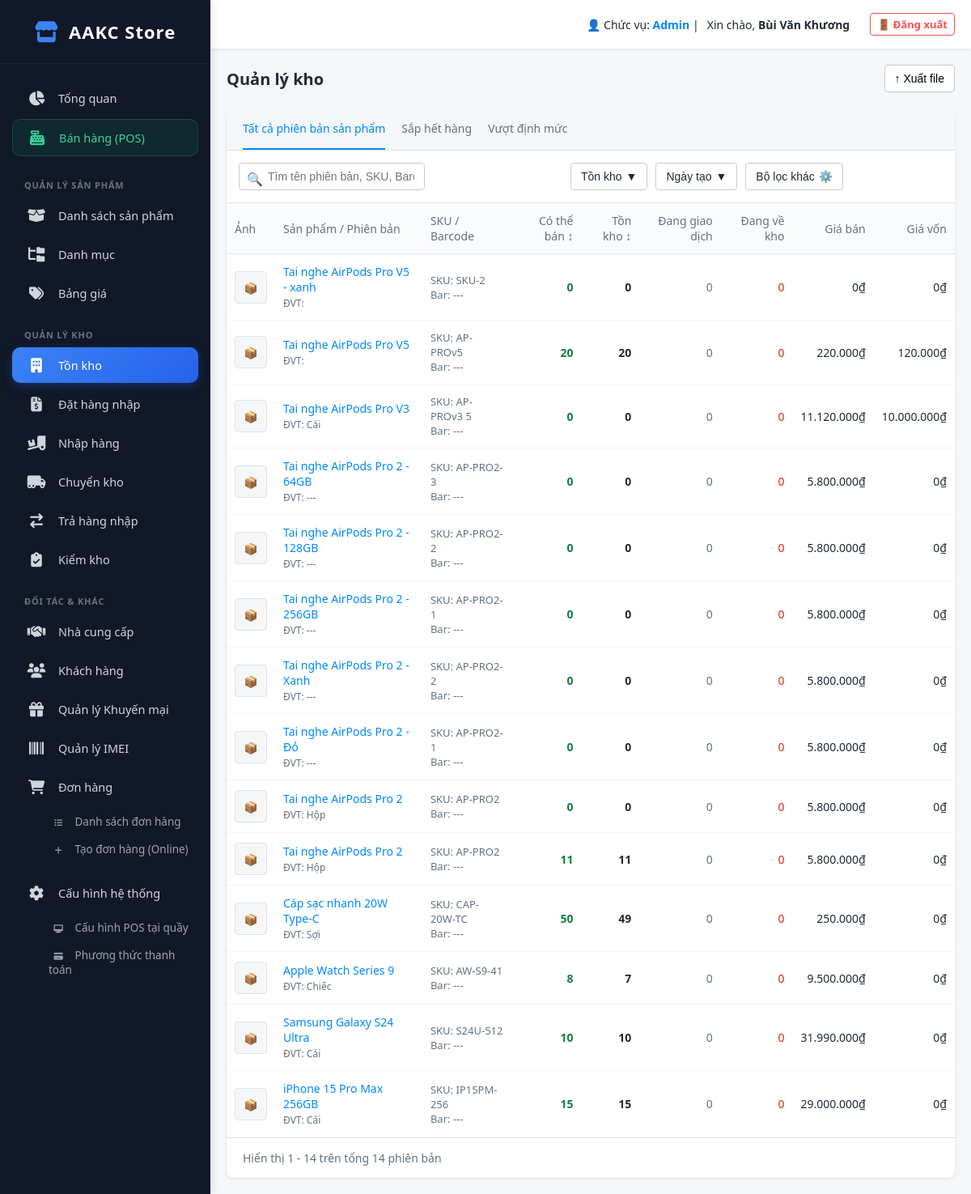
/index.php?action=inventory_list (signed in), run on an earlier commit of the app's database.
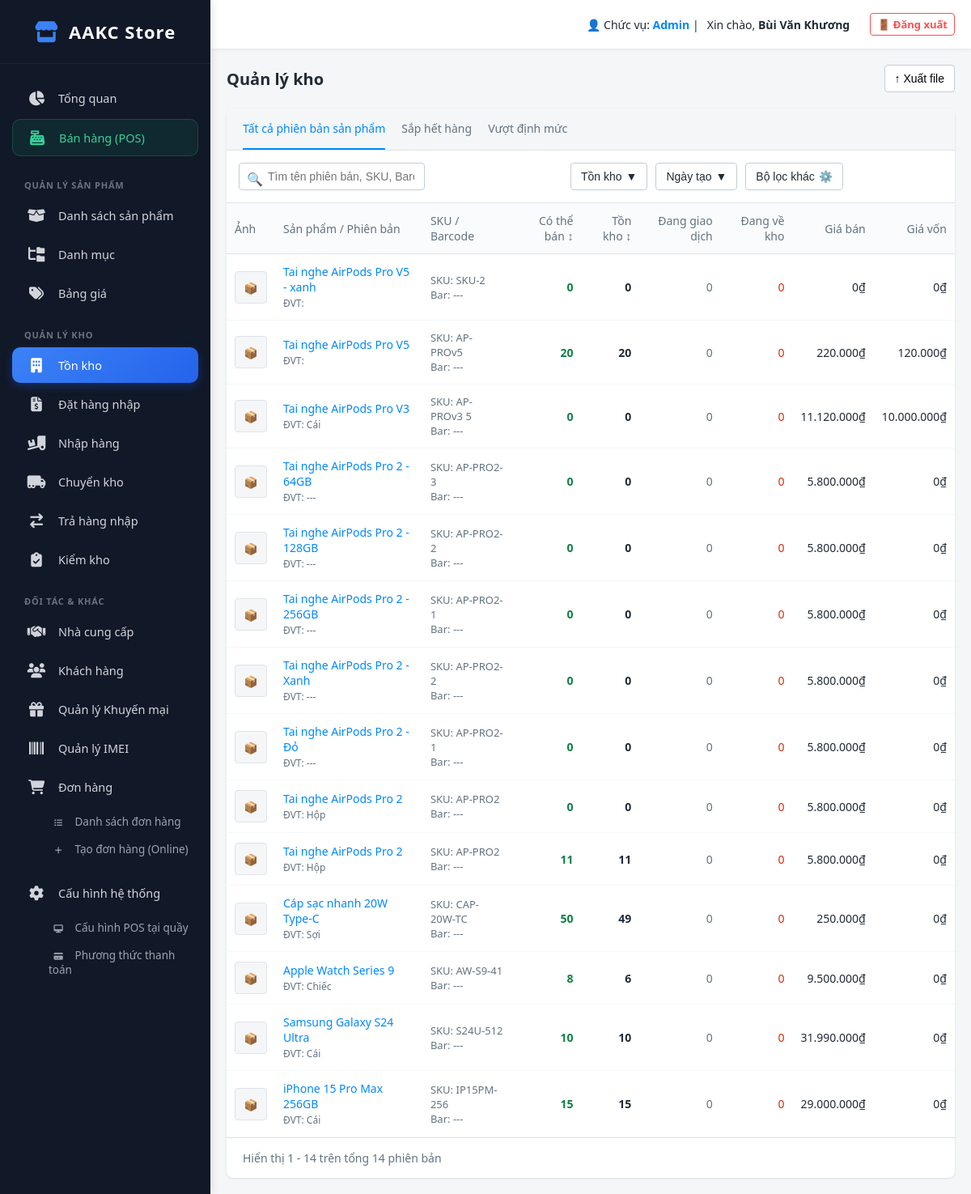
And on a later commit of the database.
### tables this page shows
CREATE TABLE `products` (
  `id` int(11) NOT NULL,
  `parent_id` int(11) DEFAULT NULL,
  `product_type` varchar(20) DEFAULT 'Thường',
  `conversion_qty` int(11) DEFAULT 1,
  `product_name` varchar(255) NOT NULL,
  `brand` varchar(100) DEFAULT NULL,
  `base_price` decimal(15,2) DEFAULT NULL,
  `created_at` timestamp NOT NULL DEFAULT current_timestamp(),
  `sku` varchar(50) DEFAULT NULL,
  `barcode` varchar(50) DEFAULT NULL,
  `unit` varchar(20) DEFAULT NULL,
  `stock` int(11) DEFAULT 0,
  `available` int(11) DEFAULT 0,
  `trading` int(11) DEFAULT 0,
  `incoming` int(11) DEFAULT 0,
  `description` text DEFAULT NULL,
  `image` varchar(255) DEFAULT NULL,
  `compare_price` int(11) DEFAULT NULL,
  `cost_price` int(11) DEFAULT NULL,
  `apply_tax` tinyint(1) DEFAULT 0,
  `category` varchar(100) DEFAULT NULL,
  `tags` varchar(255) DEFAULT NULL,
  `dang_ve_kho` int(11) DEFAULT 0
);

### app/controllers/InventoryController.php (called while the page is built, shortened)
<?php
require_once __DIR__ . '/../models/InventoryModel.php';
class InventoryController
{
    public function list()
    {
        $db = (new Database())->getConnection();
        $inventoryModel = new InventoryModel($db);
        $filters = [
            'search'    => $_GET['search'] ?? '',
            'stock_min' => $_GET['stock_min'] ?? '',
            'stock_max' => $_GET['stock_max'] ?? ''
        ];
        $inventoryList = $inventoryModel->getInventoryList($filters);
        require_once __DIR__ . '/../views/inventory/list.php';
    }
}

### public/index.php (called while the page is built, shortened)
<?php
$app = new App();

### app/models/InventoryModel.php (called while the page is built, shortened)
<?php
class InventoryModel
{
    private $conn;
    public function __construct($db)
    {
        $this->conn = $db;
    }
    public function getInventoryList($filters = [])
    {
        $query = "SELECT id, product_name, sku, barcode, unit, stock as ton_kho, available as co_the_ban,
                         0 as dang_giao_dich, 0 as dang_ve_kho, base_price, cost_price, image
                  FROM products WHERE 1=1 ";
        $params = [];
        $query .= " ORDER BY id DESC";
        $stmt = $this->conn->prepare($query);
        $stmt->execute($params);
        return $stmt->fetchAll(PDO::FETCH_ASSOC);
    }
}

### app/views/inventory/list.php (the view, shortened to what the changed rows need)
<?php require_once __DIR__ . '/../layout/header.php'; ?>
<div style="display: flex; justify-content: space-between; align-items: center; margin-bottom: 20px;">
    <h2 style="font-size: 20px; font-weight: bold; color: #212b36;">Quản lý kho</h2>
</div>
<div class="card" style="background: #fff; border-radius: 8px; box-shadow: 0 1px 3px rgba(0,0,0,0.1); padding: 0; min-height: 500px;">
    <?php if (!empty($inventoryList)): ?>
        <table class="sapo-table">
            <thead>
                <tr>
                    <th class="col-img">Ảnh</th>
                    <th>Sản phẩm / Phiên bản</th>
                    <th>SKU / Barcode</th>
                    <th class="col-num">Có thể bán ↕</th>
                    <th class="col-num">Tồn kho ↕</th>
                    <th class="col-num">Đang giao dịch</th>
                    <th class="col-num">Đang về kho</th>
                    <th class="col-num">Giá bán</th>
                    <th class="col-num">Giá vốn</th>
                </tr>
            </thead>
            <tbody>
                <?php foreach ($inventoryList as $row): ?>
                    <tr>
                        <td class="col-img">
                            <?php if (!empty($row['image'])): ?>
                                <img src="<?php echo htmlspecialchars($row['image']); ?>" style="width:40px; height:40px; border-radius:4px; object-fit:cover; border:1px solid #dfe3e8;">
                            <?php else: ?>
                                <div style="width:40px; height:40px; background:#f4f6f8; border: 1px solid #dfe3e8; border-radius:4px; text-align:center; line-height:40px;">📦</div>
                            <?php endif; ?>
                        </td>
                        <td>
                            <a href="index.php?action=edit_product&id=<?php echo $row['id']; ?>" style="color: #0088ff; font-weight: 500; text-decoration: none;">
                                <?php echo htmlspecialchars($row['product_name']); ?>
                            </a><br>
                            <span style="color: #637381; font-size: 12px;">ĐVT: <?php echo htmlspecialchars($row['unit'] ?? '---'); ?></span>
                        </td>
                        <td style="color: #637381; font-size: 13px;">
                            SKU: <?php echo !empty($row['sku']) ? htmlspecialchars($row['sku']) : '---'; ?><br>
                            Bar: <?php echo !empty($row['barcode']) ? htmlspecialchars($row['barcode']) : '---'; ?>
                        </td>
                        <td class="col-num" style="color: #108043; font-weight: bold;">
                            <?php echo $row['co_the_ban']; ?>
                        </td>
                        <td class="col-num" style="color: #212b36; font-weight: bold;">
                            <?php echo $row['ton_kho']; ?>
                        </td>
                        <td class="col-num" style="color: #637381;"><?php echo $row['dang_giao_dich']; ?></td>
                        <td class="col-num" style="color: #d82c0d;"><?php echo $row['dang_ve_kho']; ?></td>
                        <td class="col-num"><?php echo number_format($row['base_price'], 0, ',', '.'); ?>₫</td>
                        <td class="col-num"><?php echo number_format($row['cost_price'], 0, ',', '.'); ?>₫</td>
                    </tr>
                <?php endforeach; ?>
            </tbody>
        </table>
    <?php endif; ?>
</div>
<?php require_once __DIR__ . '/../layout/footer.php'; ?>

What changed in the data, as far as the page shows it:
changed products "Apple Watch Series 9": stock "7" → "6"
